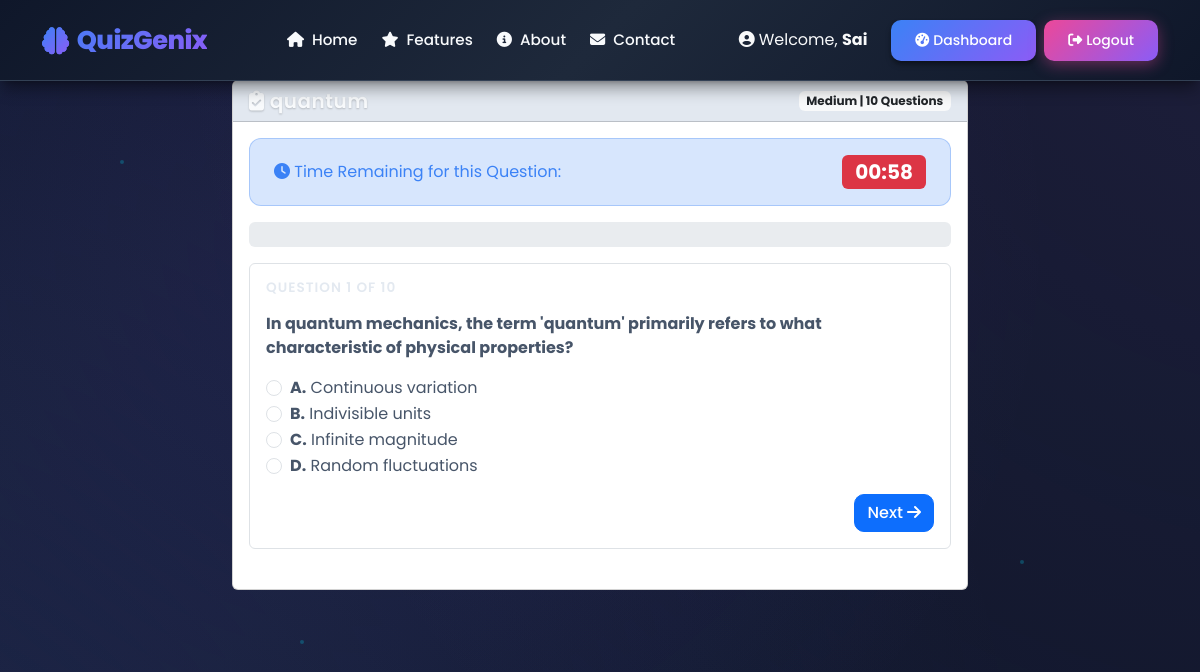
/quiz/28/ (signed in), run on the app's committed database.
### quiz_project/quiz/models.py (models this page shows, shortened)
class Quiz(models.Model):
    DIFFICULTY_CHOICES = [
        ('Easy', 'Easy'),
        ('Medium', 'Medium'),
        ('Hard', 'Hard'),
    ]
    user = models.ForeignKey(User, on_delete=models.CASCADE, related_name='quizzes')
    pdf = models.ForeignKey(PDFDocument, on_delete=models.CASCADE, related_name='quizzes')
    subject = models.CharField(max_length=255)
    difficulty = models.CharField(max_length=20, choices=DIFFICULTY_CHOICES)
    number_of_questions = models.IntegerField()
    created_at = models.DateTimeField(auto_now_add=True)
    is_completed = models.BooleanField(default=False)
    class Meta:
        ordering = ['-created_at']

class Question(models.Model):
    quiz = models.ForeignKey(Quiz, on_delete=models.CASCADE, related_name='questions')
    question_text = models.TextField()
    option_a = models.CharField(max_length=500)
    option_b = models.CharField(max_length=500)
    option_c = models.CharField(max_length=500)
    option_d = models.CharField(max_length=500)
    correct_answer = models.CharField(max_length=1, choices=[
        ('A', 'A'),
        ('B', 'B'),
        ('C', 'C'),
        ('D', 'D'),
    ])
    explanation = models.TextField(blank=True, null=True)
    order = models.IntegerField(default=0)
    class Meta:
        ordering = ['order']

### quiz_project/quiz/views.py (the view)
# urls.py: path('quiz/<int:quiz_id>/', views.take_quiz, name='take_quiz'),
@login_required
def take_quiz(request, quiz_id):
    quiz = get_object_or_404(Quiz, id=quiz_id, user=request.user)
    questions = quiz.questions.all()
    context = {
        'quiz': quiz,
        'questions': questions,
    }
    return render(request, 'quiz/take_quiz.html', context)

### quiz_project/templates/quiz/take_quiz.html (shortened to what this page needs)
{% extends 'quiz/base.html' %}
{% block content %}
<div class="row">
    <div class="col-lg-8 mx-auto">
        <div class="card mb-4">
            <div class="card-header bg-primary text-white d-flex justify-content-between align-items-center">
                <h5 class="mb-0 quiz-subject-title">
                    <i class="fas fa-clipboard-check"></i> {{ quiz.subject }}
                </h5>
                <span class="badge bg-light text-dark">
                    {{ quiz.difficulty }} | {{ quiz.number_of_questions }} Questions
                </span>
            </div>
            <div class="card-body">
                <div class="alert alert-info d-flex justify-content-between align-items-center mb-3">
                    <span><i class="fas fa-clock"></i> Time Remaining for this Question:</span>
                    <span id="timer" class="badge bg-danger fs-5">01:00</span>
                </div>
                <div class="progress mb-3" style="height: 25px;">
                </div>
                <form method="post" id="quizForm" action="{% url 'submit_quiz' quiz.id %}">
                    {% for question in questions %}
                    <div class="question-card mb-4 p-3 border rounded"
                         id="question_{{ forloop.counter }}"
                         data-question-id="{{ question.id }}"
                         style="{% if forloop.counter != 1 %}display: none;{% endif %}">
                        <h6 class="question-counter mb-3">
                            Question {{ forloop.counter }} of {{ questions.count }}
                        </h6>
                        <p class="question-text fw-bold mb-3">
                            {{ question.question_text }}
                        </p>
                        <div class="options">
                            <div class="form-check quiz-option" onclick="selectOption(this, '{{ question.id }}', 'A')">
                                <input class="form-check-input" type="radio"
                                       name="question_{{ question.id }}"
                                       id="q{{ question.id }}_A" value="A">
                                <label class="form-check-label" for="q{{ question.id }}_A">
                                    <strong>A.</strong> {{ question.option_a }}
                                </label>
                            </div>
                            <div class="form-check quiz-option" onclick="selectOption(this, '{{ question.id }}', 'B')">
                                <input class="form-check-input" type="radio"
                                       name="question_{{ question.id }}"
                                       id="q{{ question.id }}_B" value="B">
                                <label class="form-check-label" for="q{{ question.id }}_B">
                                    <strong>B.</strong> {{ question.option_b }}
                                </label>
                            </div>
                            <div class="form-check quiz-option" onclick="selectOption(this, '{{ question.id }}', 'C')">
                                <input class="form-check-input" type="radio"
                                       name="question_{{ question.id }}"
                                       id="q{{ question.id }}_C" value="C">
                                <label class="form-check-label" for="q{{ question.id }}_C">
                                    <strong>C.</strong> {{ question.option_c }}
                                </label>
                            </div>
                            <div class="form-check quiz-option" onclick="selectOption(this, '{{ question.id }}', 'D')">
                                <input class="form-check-input" type="radio"
                                       name="question_{{ question.id }}"
                                       id="q{{ question.id }}_D" value="D">
                                <label class="form-check-label" for="q{{ question.id }}_D">
                                    <strong>D.</strong> {{ question.option_d }}
                                </label>
                            </div>
                        </div>
                        <div class="d-flex justify-content-between mt-3">
                            {% if forloop.counter < questions.count %}
                            <button type="button" class="btn btn-primary" onclick="nextQuestion({{ forloop.counter }})">
                                Next <i class="fas fa-arrow-right"></i>
                            </button>
                            {% else %}
                            <button type="button" class="btn btn-success" onclick="submitQuiz()">
                                <i class="fas fa-check-circle"></i> Submit Quiz
                            </button>
                            {% endif %}
                        </div>
                    </div>
                    {% endfor %}
                </form>
            </div>
        </div>
    </div>
</div>
{% endblock %}

### quiz_project/templates/quiz/base.html (shortened to what this page needs)
<!DOCTYPE html>
<html lang="en">
<head>
    <link href="https://cdn.jsdelivr.net/npm/bootstrap@5.3.0/dist/css/bootstrap.min.css" rel="stylesheet">
    <link rel="stylesheet" href="https://cdnjs.cloudflare.com/ajax/libs/font-awesome/6.4.0/css/all.min.css">
</head>
<body>
    <div class="bg-animation">
        <div class="particles">
            <div class="particle"></div>
            <div class="particle"></div>
            <div class="particle"></div>
        </div>
    </div>
    <nav class="quiz-navbar navbar navbar-expand-lg navbar-dark">
        <div class="container">
            <a class="navbar-brand" href="{% url 'landing' %}">
                <i class="fas fa-brain"></i>
                QuizGenix
            </a>
            <div class="collapse navbar-collapse" id="navbarNav">
                <ul class="navbar-nav mx-auto">
                    <li class="nav-item">
                        <a class="nav-link {% if request.resolver_match.url_name == 'landing' or request.resolver_match.url_name == 'home' %}active{% endif %}" href="{% url 'landing' %}">
                            <i class="fas fa-home me-1"></i> Home
                        </a>
                    </li>
                    <li class="nav-item">
                        <a class="nav-link" href="{% url 'landing' %}#features">
                            <i class="fas fa-star me-1"></i> Features
                        </a>
                    </li>
                    <li class="nav-item">
                        <a class="nav-link" href="{% url 'about' %}">
                            <i class="fas fa-info-circle me-1"></i> About
                        </a>
                    </li>
                    <li class="nav-item">
                        <a class="nav-link" href="{% url 'contact' %}">
                            <i class="fas fa-envelope me-1"></i> Contact
                        </a>
                    </li>
                </ul>
                {% if user.is_authenticated %}
                <div class="d-flex gap-2 align-items-center">
                    {% if user.is_staff %}
                    <span class="text-light me-3">
                        <i class="fas fa-user-shield me-1"></i>Welcome, <strong>Admin {{ user.username }}</strong>
                    </span>
                    <a href="{% url 'admin_dashboard' %}" class="btn btn-gradient">
                        <i class="fas fa-cogs me-1"></i>Admin Panel
                    </a>
                    <a href="{% url 'admin_logout' %}" class="btn btn-gradient btn-gradient-secondary">
                        <i class="fas fa-sign-out-alt me-1"></i>Logout
                    </a>
                    {% else %}
                    <span class="text-light me-3">
                        <i class="fas fa-user-circle me-1"></i>Welcome, <strong>{{ user.username }}</strong>
                    </span>
                    <a href="{% url 'dashboard' %}" class="btn btn-gradient">
                        <i class="fas fa-tachometer-alt me-1"></i>Dashboard
                    </a>
                    <a href="{% url 'logout' %}" class="btn btn-gradient btn-gradient-secondary">
                        <i class="fas fa-sign-out-alt me-1"></i>Logout
                    </a>
                    {% endif %}
                </div>
                {% endif %}
            </div>
        </div>
    </nav>
    <div class="main-content">
        <div class="container">
            {% block content %}{% endblock %}
        </div>
    </div>
</body>
</html>

### quiz_project/templates/quiz/take_quiz.html (style rules this page uses)
.quiz-subject-title { color: #ffffff !important; font-weight: 600; letter-spacing: 0.5px; text-shadow: 0 1px 2px rgba(0, 0, 0, 0.2); }
.question-counter { color: #e2e8f0 !important; font-weight: 600; letter-spacing: 1px; text-transform: uppercase; font-size: 0.85rem; opacity: 0.95; }

### data on the page
Quiz: subject "quantum", difficulty "Medium", number_of_questions "10"
Question: count "10", question_text "In quantum mechanics, the term 'quantum' primarily refers to what characteristic of physical properties?", option_a "Continuous variation", option_b "Indivisible units", option_c "Infinite magnitude", option_d "Random fluctuations"

### other printed values
{{ user.username }} "Sai"
